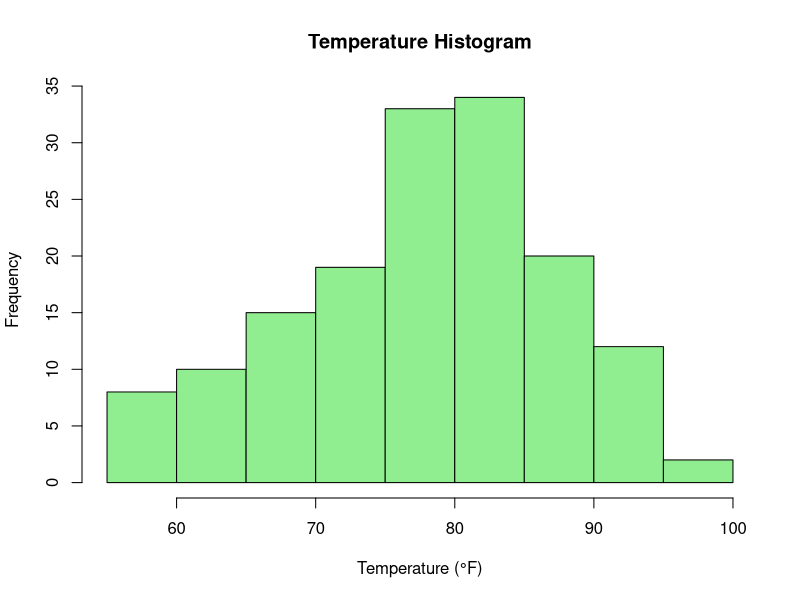
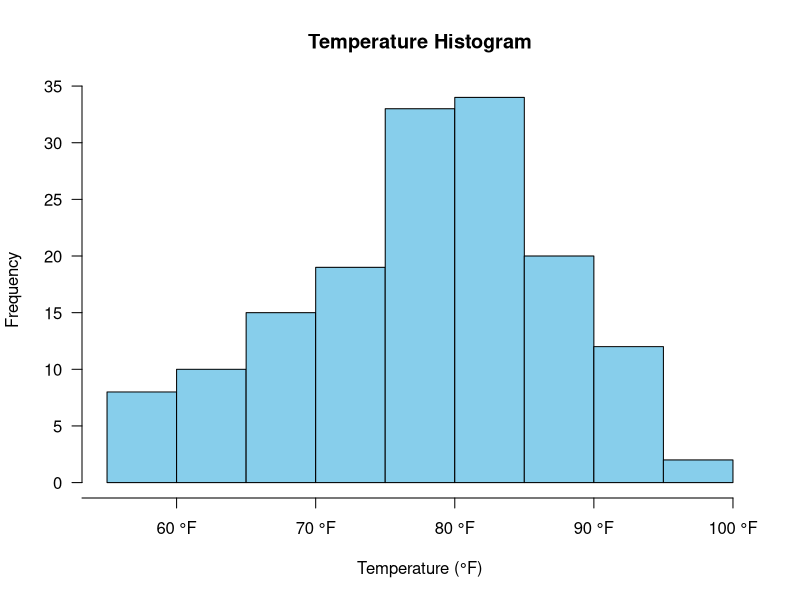
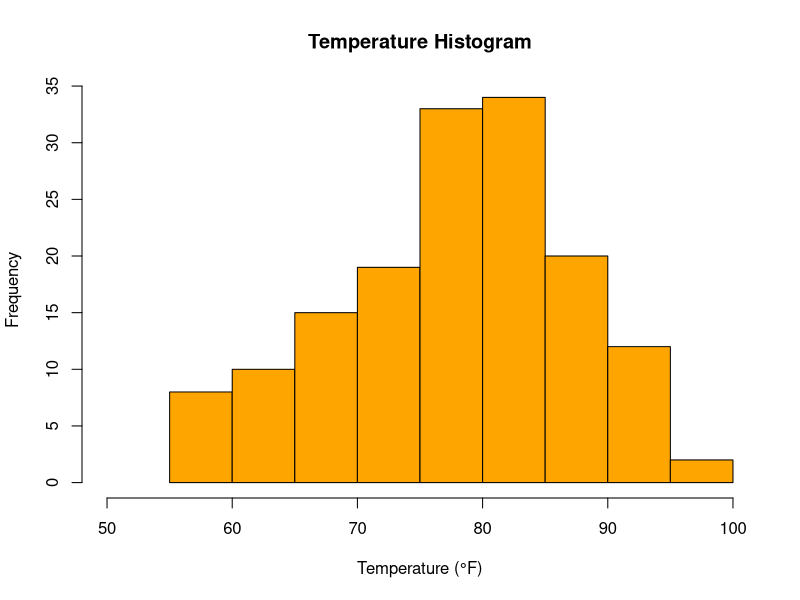
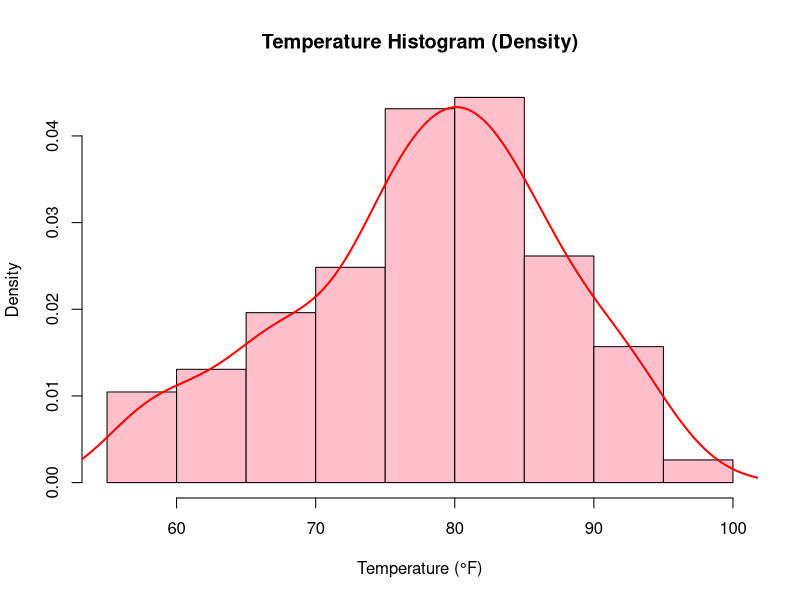

Recreate these plots in R, in order.
# Load the airquality dataset
data("airquality")

# Assign meaningful names to the columns using air quality data with help of airquality dataset 
colnames(airquality) <- c("Ozone", "Solar.R", "Wind", "Temp", "Month", "Day")

# Change colours of the histogram with temperature data
hist(airquality$Temp, col = "lightgreen", main = "Temperature Histogram", xlab = "Temperature (°F)")

# Create a histogram without axis and add custom axis labels
hist(airquality$Temp, col = "skyblue", main = "Temperature Histogram", xlab = "Temperature (°F)", axes = FALSE)

# Add custom axis labels
axis(1, at = seq(50, 100, by = 10), labels = paste(seq(50, 100, by = 10), "°F"))
axis(2, las = 1)

# Create a histogram with custom x-axis limits
hist(airquality$Temp, col = "orange", main = "Temperature Histogram", xlab = "Temperature (°F)", xlim = c(50, 100))

# Create a density histogram with add a density curve
hist(airquality$Temp, col = "pink", main = "Temperature Histogram (Density)", xlab = "Temperature (°F)", freq = FALSE)

# Add a density curve
lines(density(airquality$Temp), col = "red", lwd = 2)
